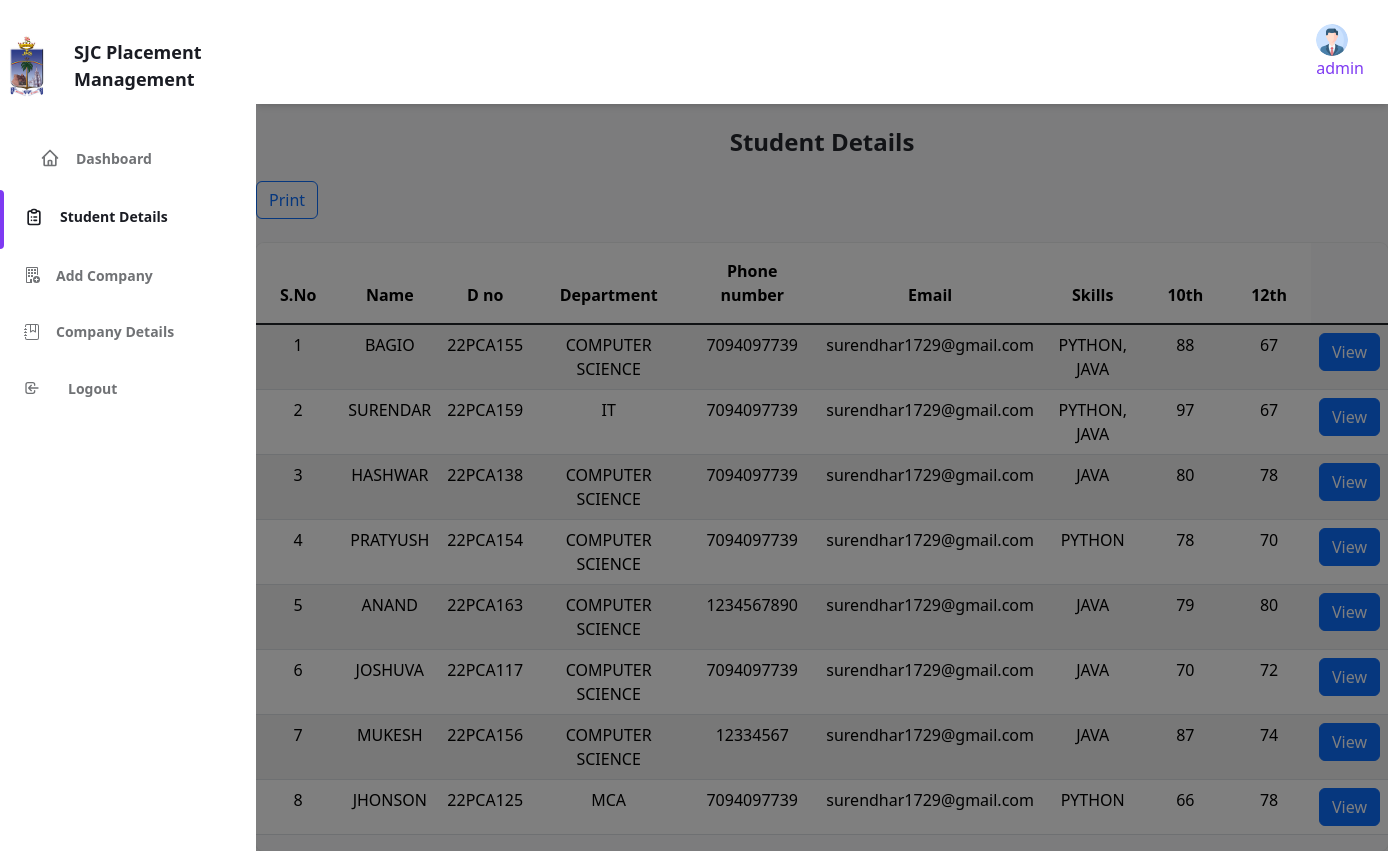
/admin/studentprofile.php (signed in), run on an earlier commit of the app's database.
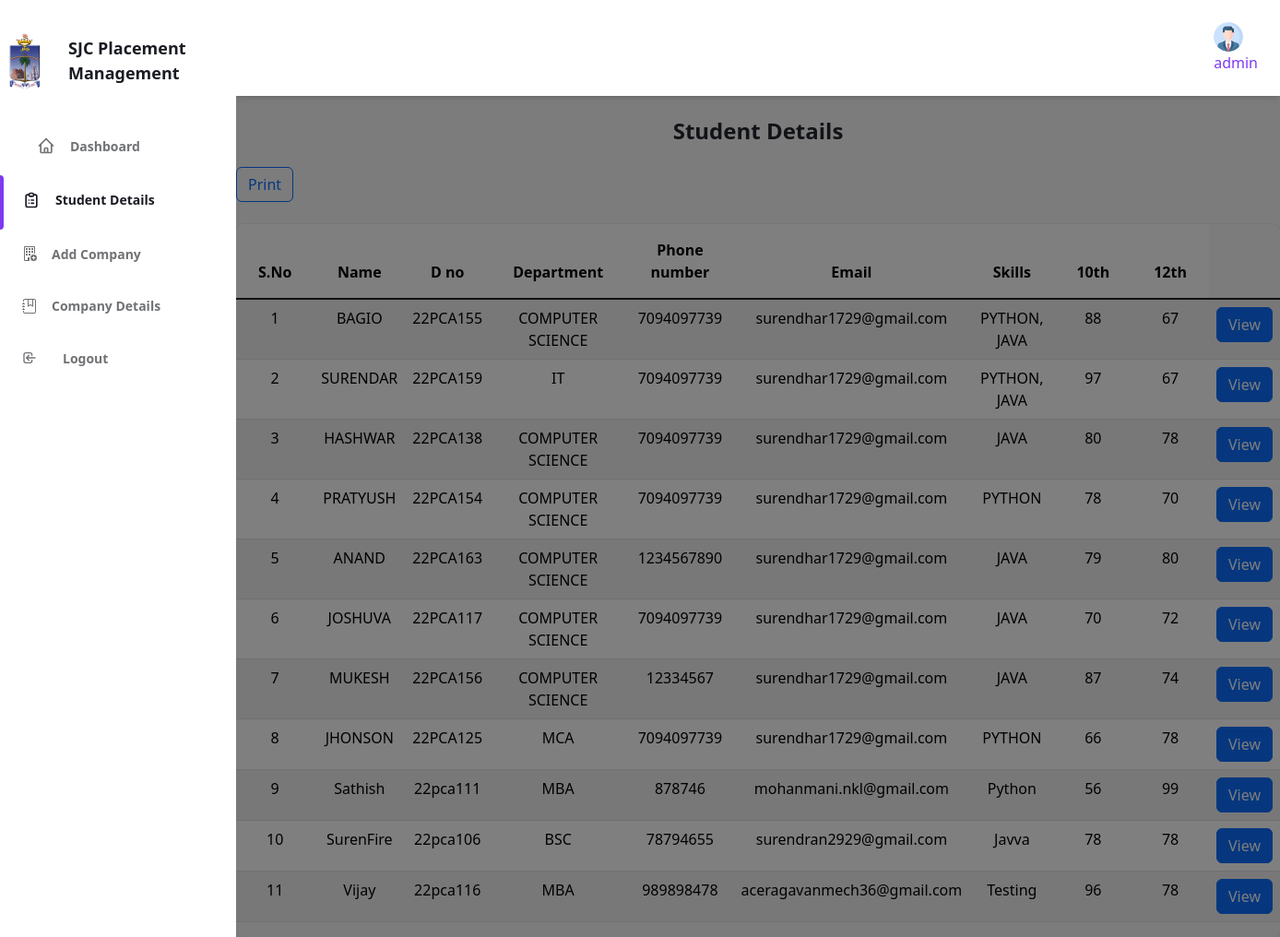
And on a later commit of the database.
### tables this page shows
CREATE TABLE `studentdetail` (
  `id` int(100) NOT NULL,
  `name` varchar(100) NOT NULL,
  `dno` varchar(100) NOT NULL,
  `major` varchar(100) NOT NULL,
  `phone` varchar(100) NOT NULL,
  `email` varchar(100) NOT NULL,
  `degree` varchar(100) NOT NULL,
  `year` varchar(100) NOT NULL,
  `skill` varchar(200) NOT NULL,
  `10th` varchar(100) NOT NULL,
  `12th` varchar(100) NOT NULL,
  `1st` varchar(100) NOT NULL,
  `2nd` varchar(100) NOT NULL,
  `3rd` varchar(100) NOT NULL,
  `4th` varchar(100) NOT NULL,
  `5th` varchar(100) NOT NULL,
  `6th` varchar(100) NOT NULL,
  `resume` varchar(200) NOT NULL,
  `profile_photo` varchar(200) NOT NULL
);

### admin/studentprofile.php (the view, shortened to what the changed rows need)
<?php
include("./database/db.php");
?>
<!DOCTYPE html>
<html :class="{ 'theme-dark': dark }" x-data="data()" lang="en">
<head>
  <link href="https://cdn.jsdelivr.net/npm/bootstrap@5.3.1/dist/css/bootstrap.min.css" rel="stylesheet">
  <link rel="stylesheet" href="../assets/css/tailwind.output.css" />
  <link rel="stylesheet" href="https://cdnjs.cloudflare.com/ajax/libs/Chart.js/2.9.3/Chart.min.css" />
</head>
<body>
  <div class="flex h-screen bg-gray-50 dark:bg-gray-900" :class="{ 'overflow-hidden': isSideMenuOpen}">
    <div class="flex flex-col flex-1 w-full">
      <main class="h-full overflow-y-auto">
        <div class="container px-6 mx-auto grid text-center">
          <h1 class="my-6 text-2xl font-semibold text-gray-700 dark:text-gray-200">
            Student Details
          </h1>
        </div>
        <div>
          <br><br>
          <div class="w-full overflow-hidden rounded-lg shadow-xs">
            <div class="w-full overflow-x-auto">
              <div class="table-responsive">
                <table class="table table-striped">
                  <thead class="table-light>
                    <tr
                      class=" text-xs font-semibold tracking-wide text-left text-gray-500 uppercase border-b dark:border-gray-700 bg-gray-50 dark:text-gray-400 dark:bg-gray-800">
                    <th class="px-4 py-3" style="text-align: center;">S.No</th>
                    <th class="px-4 py-3" style="text-align: center;">Name</th>
                    <th class="px-4 py-3" style="text-align: center;">D no</th>
                    <th class="px-4 py-3" style="text-align: center;">Department</th>
                    <th class="px-4 py-3" style="text-align: center;">Phone number</th>
                    <th class="px-4 py-3" style="text-align: center;">Email</th>
                    <th class="px-4 py-3" style="text-align: center;">Skills</th>
                    <th class="px-4 py-3" style="text-align: center;">10th</th>
                    <th class="px-4 py-3" style="text-align: center;">12th</th>
                  </thead>
                  <tbody class="table-group-divider">
                    <?php
                    $course = mysqli_query($con, "SELECT * FROM studentdetail");
                    $i = 1;
                    while ($row = mysqli_fetch_array($course)) {
                    ?>
                      <tr style="margin-bottom: 20%;">
                        <td style="text-align: center;">
                          <?php echo $i; ?>
                        </td>
                        <td style="text-align: center;">
                          <?php echo $row['name']; ?>
                        </td>
                        <td style="text-align: center;">
                          <?php echo $row['dno']; ?>
                        </td>
                        <td style="text-align: center;">
                          <?php echo $row['major']; ?>
                        </td>
                        <td style="text-align: center;">
                          <?php echo $row['phone']; ?>
                        </td>
                        <td style="text-align: center;">
                          <?php echo $row['email']; ?>
                        </td>
                        <td style="text-align: center;">
                          <?php echo $row['skill']; ?>
                        </td>
                        <td style="text-align: center;">
                          <?php echo $row['10th']; ?>
                        </td>
                        <td style="text-align: center;">
                          <?php echo $row['12th']; ?>
                        </td>
                        <td style="text-align: center;"><a href="studentview.php?id=<?php echo $row['id']; ?>"><button type="submit" name="view" class="btn btn-primary">View</button></a></td>
                      </tr>
                    <?php
                      $i++;
                    }
                    ?>
                  </tbody>
                </table>
              </div>
            </div>

What changed in the data, as far as the page shows it:
added studentdetail: name "Sathish", dno "22pca111", major "MBA", phone "878746", email "mohanmani.nkl@gmail.com", skill "Python", 10th "56", 12th "99"
added studentdetail: name "SurenFire", dno "22pca106", major "BSC", phone "78794655", email "surendran2929@gmail.com", skill "Javva", 10th "78", 12th "78"
added studentdetail: name "Vijay", dno "22pca116", major "MBA", phone "989898478", email "aceragavanmech36@gmail.com", skill "Testing", 10th "96", 12th "78"
